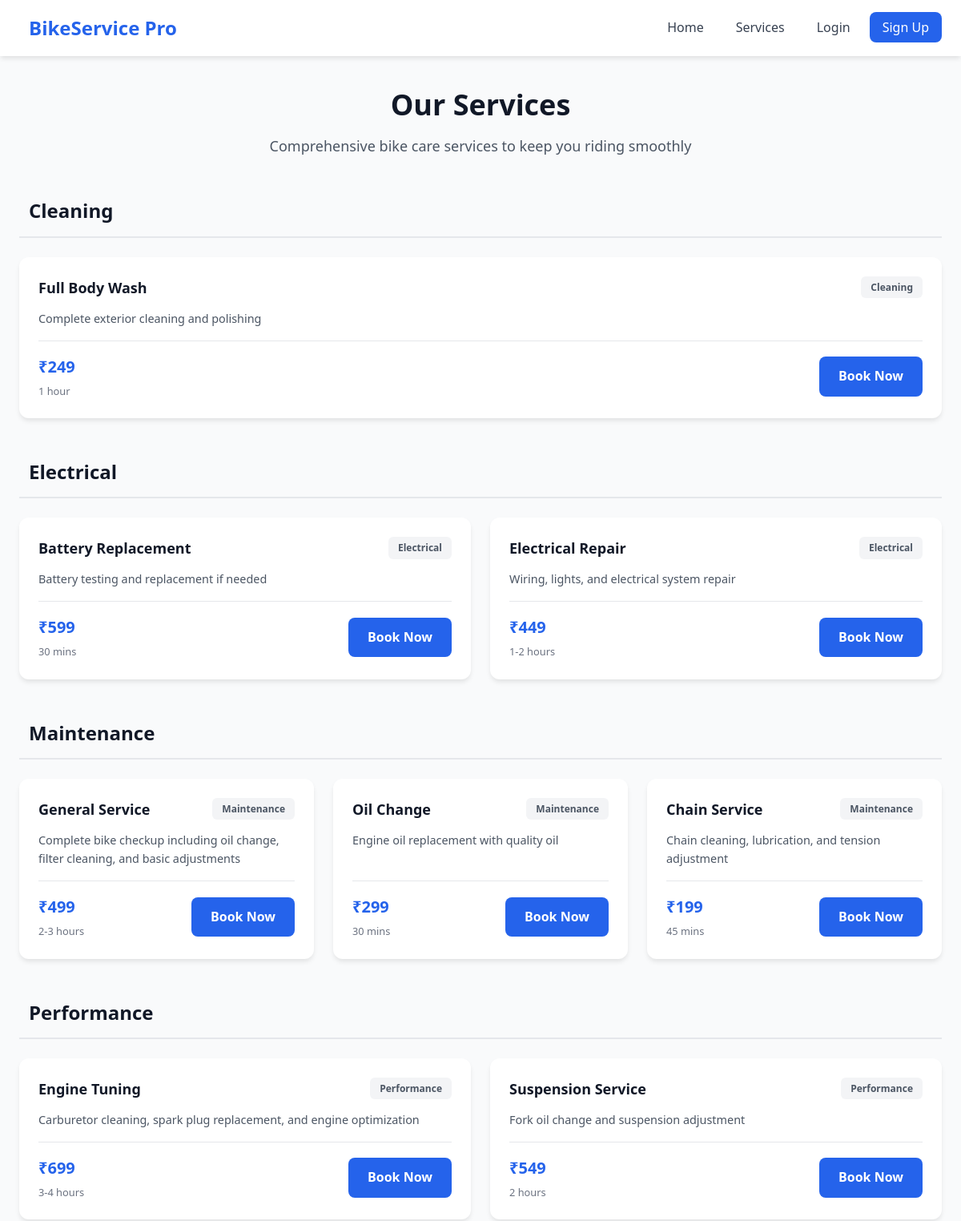
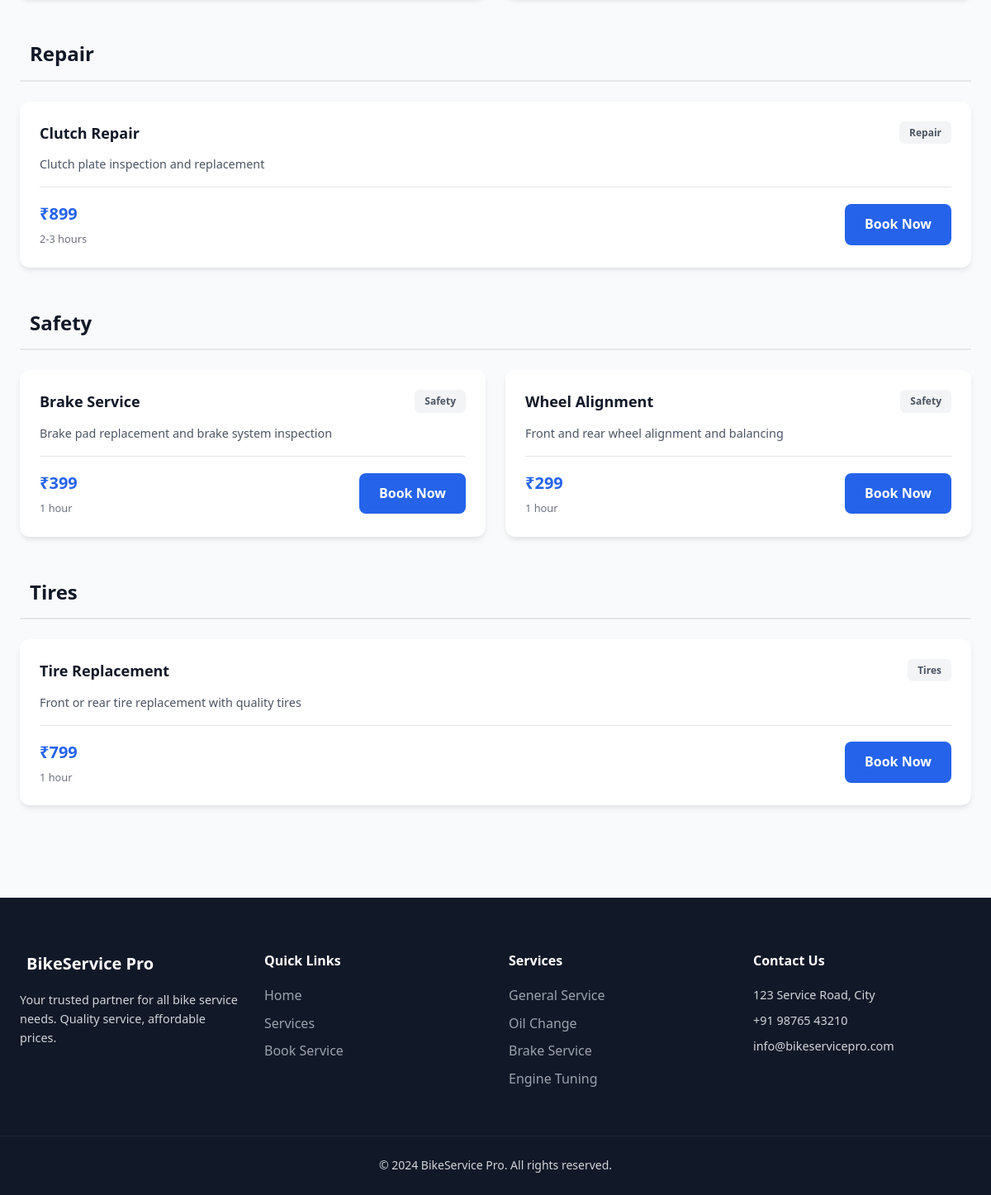
/services, run on the app's committed database (2 pictures, top to bottom).
### tables this page shows
CREATE TABLE services
                 (
                     id
                     INTEGER
                     PRIMARY
                     KEY
                     AUTOINCREMENT,
                     name
                     TEXT
                     NOT
                     NULL,
                     description
                     TEXT,
                     price
                     REAL
                     NOT
                     NULL,
                     duration
                     TEXT,
                     category
                     TEXT
                 );

### app.py (the view)
@app.route('/services')
def services():
    conn = get_db()
    services = conn.execute('SELECT * FROM services ORDER BY category').fetchall()
    conn.close()
    categorized = {}
    for service in services:
        cat = service['category']
        if cat not in categorized:
            categorized[cat] = []
        categorized[cat].append(service)
    return render_template('services.html', categorized_services=categorized)

### app.py (called while the page is built)
def get_db():
    conn = sqlite3.connect('bike_service.db')
    conn.row_factory = sqlite3.Row
    return conn

### templates/services.html (shortened to what this page needs)
{% extends 'base.html' %}
{% block content %}
<section class="services-page">
    <div class="container">
        <div class="page-header">
            <h1>Our Services</h1>
            <p>Comprehensive bike care services to keep you riding smoothly</p>
        </div>
        {% for category, services in categorized_services.items() %}
        <div class="service-category">
            <h2 class="category-title">
                {{ category }}
            </h2>
            <div class="services-grid">
                {% for service in services %}
                <div class="service-card-detailed">
                    <div class="service-header">
                        <h3>{{ service.name }}</h3>
                        <span class="service-category-badge">{{ service.category }}</span>
                    </div>
                    <p class="service-description">{{ service.description }}</p>
                    <div class="service-footer">
                        <div class="service-info">
                            <span class="price">₹{{ "%.0f"|format(service.price) }}</span>
                            <span class="duration"> {{ service.duration }}</span>
                        </div>
                        <a href="{{ url_for('book_service', service_id=service.id) }}" class="btn btn-primary">
                            Book Now
                        </a>
                    </div>
                </div>
                {% endfor %}
            </div>
        </div>
        {% endfor %}
    </div>
</section>
{% endblock %}

### templates/base.html (shortened to what this page needs)
<!DOCTYPE html>
<html lang="en">
<head>
    <link rel="stylesheet" href="{{ url_for('static', filename='css/style.css') }}">
    <link rel="stylesheet" href="[cdnjs.cloudflare.com](https://cdnjs.cloudflare.com/ajax/libs/font-awesome/6.4.0/css/all.min.css)">
</head>
<body>
    <nav class="navbar">
        <div class="nav-container">
            <a href="{{ url_for('index') }}" class="nav-logo">
                <span>BikeService Pro</span>
            </a>
            <ul class="nav-menu" id="navMenu">
                <li><a href="{{ url_for('index') }}" class="nav-link">Home</a></li>
                <li><a href="{{ url_for('services') }}" class="nav-link">Services</a></li>
                {% if session.user_id %}
                    <li><a href="{{ url_for('dashboard') }}" class="nav-link">Dashboard</a></li>
                    <li><a href="{{ url_for('book_service') }}" class="nav-link">Book Service</a></li>
                    <li class="nav-user">
                        <a href="{{ url_for('profile') }}" class="nav-link">
                            <i class="fas fa-user-circle"></i> {{ session.user_name }}
                        </a>
                    </li>
                    <li><a href="{{ url_for('logout') }}" class="nav-link btn-logout">Logout</a></li>
                {% else %}
                    <li><a href="{{ url_for('login') }}" class="nav-link">Login</a></li>
                    <li><a href="{{ url_for('register') }}" class="nav-link btn-primary">Sign Up</a></li>
                {% endif %}
            </ul>
        </div>
    </nav>
    <main>
        {% block content %}{% endblock %}
    </main>
    <footer class="footer">
        <div class="footer-container">
            <div class="footer-section">
                <h3> BikeService Pro</h3>
                <p>Your trusted partner for all bike service needs. Quality service, affordable prices.</p>
            </div>
            <div class="footer-section">
                <h4>Quick Links</h4>
                <ul>
                    <li><a href="{{ url_for('index') }}">Home</a></li>
                    <li><a href="{{ url_for('services') }}">Services</a></li>
                    <li><a href="{{ url_for('book_service') }}">Book Service</a></li>
                </ul>
            </div>
            <div class="footer-section">
                <h4>Services</h4>
                <ul>
                    <li><a href="#">General Service</a></li>
                    <li><a href="#">Oil Change</a></li>
                    <li><a href="#">Brake Service</a></li>
                    <li><a href="#">Engine Tuning</a></li>
                </ul>
            </div>
            <div class="footer-section">
                <h4>Contact Us</h4>
                <p> 123 Service Road, City</p>
                <p> +91 98765 43210</p>
                <p> info@bikeservicepro.com</p>
            </div>
        </div>
        <div class="footer-bottom">
            <p>&copy; 2024 BikeService Pro. All rights reserved.</p>
        </div>
    </footer>
</body>
</html>

### data on the page
services: category "Cleaning", name "Full Body Wash", description "Complete exterior cleaning and polishing", price "249", duration "1 hour"
services: category "Electrical", name "Battery Replacement", description "Battery testing and replacement if needed", price "599", duration "30 mins"
services: name "Electrical Repair", category "Electrical", description "Wiring, lights, and electrical system repair", price "449", duration "1-2 hours"
services: category "Maintenance", name "General Service", description "Complete bike checkup including oil change, filter cleaning, and basic adjustments", price "499", duration "2-3 hours"
services: name "Oil Change", category "Maintenance", description "Engine oil replacement with quality oil", price "299", duration "30 mins"
services: name "Chain Service", category "Maintenance", description "Chain cleaning, lubrication, and tension adjustment", price "199", duration "45 mins"
services: category "Performance", name "Engine Tuning", description "Carburetor cleaning, spark plug replacement, and engine optimization", price "699", duration "3-4 hours"
services: name "Suspension Service", category "Performance", description "Fork oil change and suspension adjustment", price "549", duration "2 hours"
services: category "Repair", name "Clutch Repair", description "Clutch plate inspection and replacement", price "899", duration "2-3 hours"
services: category "Safety", name "Brake Service", description "Brake pad replacement and brake system inspection", price "399", duration "1 hour"
services: name "Wheel Alignment", category "Safety", description "Front and rear wheel alignment and balancing", price "299", duration "1 hour"
services: category "Tires", name "Tire Replacement", description "Front or rear tire replacement with quality tires", price "799", duration "1 hour"
